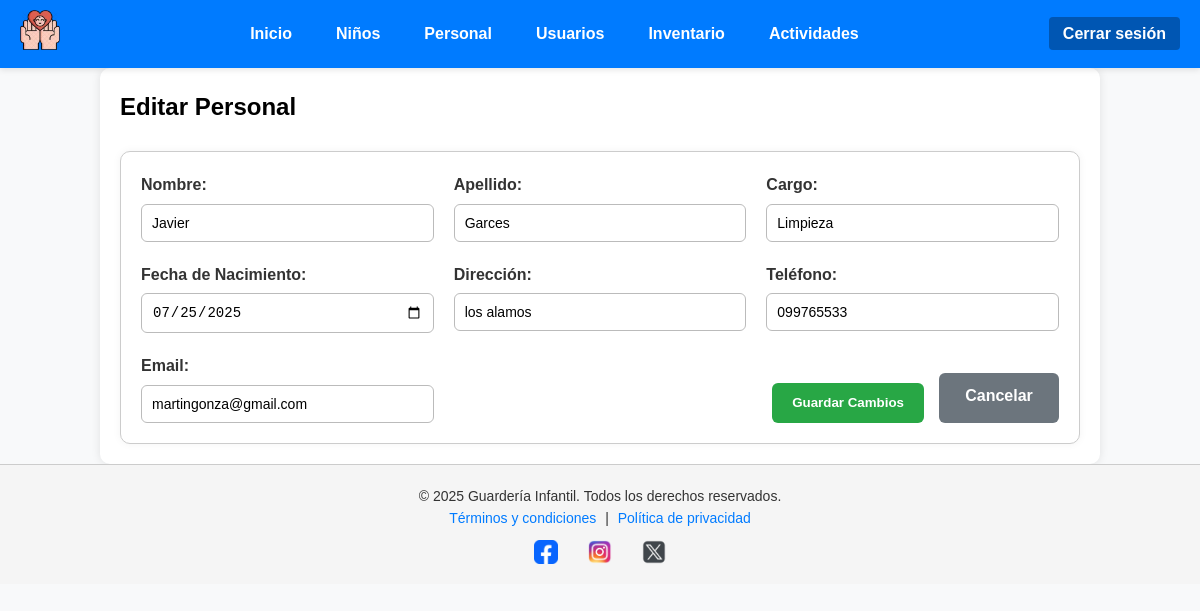
Page /MVC/index.php?c=Personal&a=editar&id=1 (signed in) on the committed database.
### tables this page shows
CREATE TABLE `personal` (
  `id` int(11) NOT NULL,
  `nombre` varchar(100) NOT NULL,
  `apellido` varchar(100) NOT NULL,
  `cargo` varchar(100) NOT NULL,
  `fecha_nacimiento` date NOT NULL,
  `direccion` varchar(255) NOT NULL,
  `telefono` varchar(20) NOT NULL,
  `email` varchar(100) NOT NULL,
  `fecha_registro` timestamp NOT NULL DEFAULT current_timestamp(),
  `usuario_creacion` varchar(100) NOT NULL,
  `fecha_actualizacion` timestamp NULL DEFAULT NULL ON UPDATE current_timestamp(),
  `usuario_actualizacion` varchar(100) DEFAULT NULL
);

### MVC/controller/PersonalController.php (called while the page is built, shortened)
<?php
require_once "model/dao/PersonalDAO.php";
class PersonalController {
    public function editar() {
        $id = $_GET['id'] ?? null;
        $dato = PersonalDAO::buscarPorId($id);
        require_once "view/personal/personal.edit.php";
    }
}

### MVC/index.php (called while the page is built, shortened)
<?php
$a = isset($_GET['a']) ? $_GET['a'] : 'index';
$controller = new $controllerClass();
$controller->$a();

### MVC/model/dao/PersonalDAO.php (called while the page is built, shortened)
<?php
class PersonalDAO {
    public static function buscarPorId($id) {
        $conexion = Conexion::conectar();
        $stmt = $conexion->prepare("SELECT * FROM personal WHERE id = ?");
        $stmt->execute([$id]);
        return $stmt->fetch(PDO::FETCH_ASSOC);
    }
}

### MVC/view/personal/personal.edit.php (the view, shortened to what this page needs)
<?php require_once "view/templates/navbar.php"; ?>
<main class="container">
    <h2>Editar Personal</h2>
    <form action="index.php?c=Personal&a=actualizar" method="POST" class="form-grid">
        <div class="form-group">
            <label for="nombre">Nombre:</label>
            <input type="text" name="nombre" id="nombre" value="<?= htmlspecialchars($dato['nombre']) ?>" required>
        </div>
        <div class="form-group">
            <label for="apellido">Apellido:</label>
            <input type="text" name="apellido" id="apellido" value="<?= htmlspecialchars($dato['apellido']) ?>" required>
        </div>
        <div class="form-group">
            <label for="cargo">Cargo:</label>
            <input type="text" name="cargo" id="cargo" value="<?= htmlspecialchars($dato['cargo']) ?>" required>
        </div>
        <div class="form-group">
            <label for="fecha_nacimiento">Fecha de Nacimiento:</label>
            <input type="date" name="fecha_nacimiento" id="fecha_nacimiento" value="<?= htmlspecialchars($dato['fecha_nacimiento']) ?>" required>
        </div>
        <div class="form-group">
            <label for="direccion">Dirección:</label>
            <input type="text" name="direccion" id="direccion" value="<?= htmlspecialchars($dato['direccion']) ?>" required>
        </div>
        <div class="form-group">
            <label for="telefono">Teléfono:</label>
            <input type="tel" name="telefono" id="telefono" value="<?= htmlspecialchars($dato['telefono']) ?>" required>
        </div>
        <div class="form-group">
            <label for="email">Email:</label>
            <input type="email" name="email" id="email" value="<?= htmlspecialchars($dato['email']) ?>" required>
        </div>
        <div class="form-acciones">
            <button type="submit" class="btn-agregar">Guardar Cambios</button>
            <a href="index.php?c=Personal" class="btn-cancelar">Cancelar</a>
        </div>
    </form>
</main>
<?php require_once "view/templates/footer.php"; ?>

### MVC/assets/css/home.css (style rules this page uses)
html { scroll-behavior: smooth; }
* { margin: 0; padding: 0; box-sizing: border-box; }
body { width: 100%; min-height: 100vh; overflow-x: hidden; background-color: #f8f9fa; font-family: Arial, sans-serif; line-height: 1.6; }
.container { width: 100%; margin: auto; padding: 20px; max-width: 1000px; background: white; border-radius: 10px; box-shadow: 0 0 10px rgba(0,0,0,0.1); }
.btn-agregar { display: inline-block; margin-top: 10px; padding: 10px 15px; background-color: #28a745; color: white; text-decoration: none; border-radius: 4px; font-weight: bold; }
.form-grid { display: grid; grid-template-columns: repeat(auto-fit, minmax(280px, 1fr)); gap: 20px; margin-top: 25px; padding: 20px; background-color: #fff; border: 1px solid #ccc; border-radius: 10px; box-shadow: 0 0 8px rgba(0, 0, 0, 0.05); }
.form-group { display: flex; flex-direction: column; }
.form-group label { font-weight: bold; margin-bottom: 6px; color: #333; }
.form-group input, .form-group select { padding: 10px; border-radius: 6px; border: 1px solid #bbb; font-size: 14px; transition: border-color 0.3s ease; }
.form-acciones { grid-column: span 2; display: flex; justify-content: flex-end; gap: 15px; margin-top: 20px; }
.btn-agregar { padding: 10px 20px; background-color: #28a745; color: white; font-weight: bold; border: none; border-radius: 6px; cursor: pointer; }
.btn-agregar, .btn-cancelar { padding: 10px 20px; border: none; font-weight: bold; text-align: center; text-decoration: none; border-radius: 6px; min-width: 120px; }
.btn-agregar { background-color: #28a745; color: white; }
.btn-cancelar { background-color: #dc3545; color: white; display: inline-block; }
.btn-cancelar { padding: 10px 20px; background-color: #6c757d; color: white; font-weight: bold; text-decoration: none; border-radius: 6px; }

### rows in the picture
personal: nombre "Javier", apellido "Garces", cargo "Limpieza", fecha_nacimiento "07/25/2025", direccion "los alamos", telefono "099765533", email "martingonza@gmail.com"
